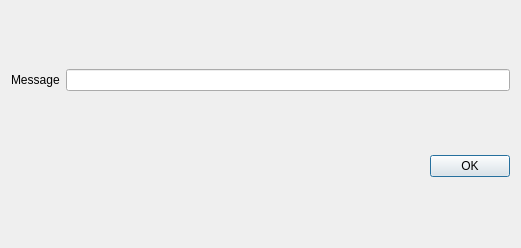
<?xml version="1.0" encoding="UTF-8"?>
<ui version="4.0">
 <class>Dialog</class>
 <widget class="QDialog" name="Dialog">
  <property name="geometry">
   <rect>
    <x>0</x>
    <y>0</y>
    <width>521</width>
    <height>248</height>
   </rect>
  </property>
  <property name="windowTitle">
   <string>Dialog</string>
  </property>
  <layout class="QVBoxLayout" name="verticalLayout">
   <item>
    <layout class="QHBoxLayout" name="horizontalLayout">
     <item>
      <widget class="QLabel" name="label">
       <property name="text">
        <string>Message</string>
       </property>
      </widget>
     </item>
     <item>
      <widget class="QLineEdit" name="lineEdit"/>
     </item>
    </layout>
   </item>
   <item>
    <widget class="QDialogButtonBox" name="buttonBox">
     <property name="standardButtons">
      <set>QDialogButtonBox::Ok</set>
     </property>
    </widget>
   </item>
  </layout>
 </widget>
 <resources/>
 <connections/>
</ui>
